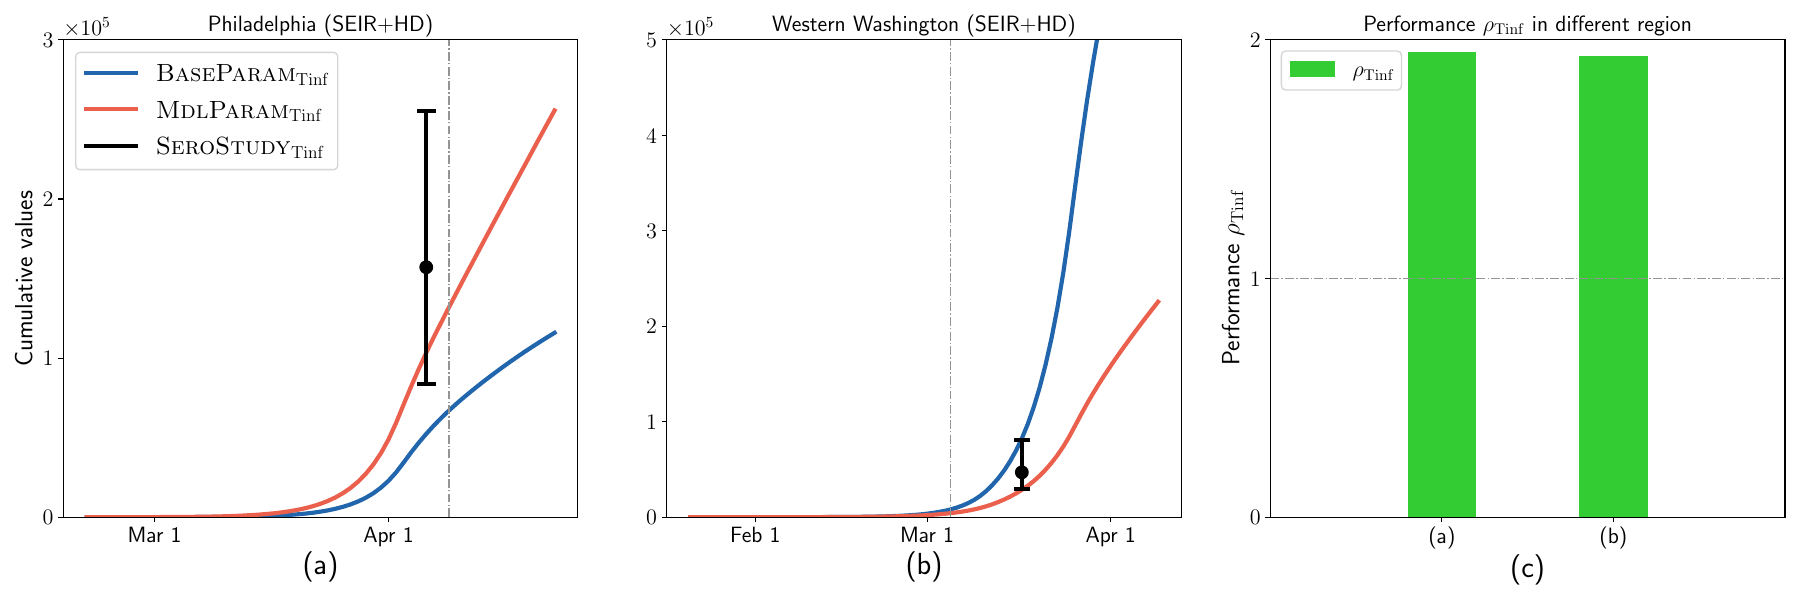

Recreate this plot in Python.
from mpl_toolkits.axes_grid1.inset_locator import mark_inset
import matplotlib.pyplot as plt
import matplotlib.ticker
import matplotlib as mpl
from matplotlib import rcParams
mpl.rcParams['text.usetex'] = True
mpl.rcParams['text.latex.preamble'] = [r'\usepackage{amsmath}']
import pandas as pd
import numpy as np
import math

if __name__ == "__main__":

    RMSE = []

    figure = plt.figure(figsize=(18,6))

    ### Philadelphia Metro Area

    future = 14
    
    DataFile = pd.read_csv("Philadelphia/data.csv")
    ReportedSum = [0,0,0,0,0,0,0,0,0,0,0,0,0,0]+DataFile["cases"][0:35+future].to_list()
    Date = ['2021-02-21','2021-02-22','2021-02-23','2021-02-24','2021-02-25','2021-02-26','2021-02-27','2021-02-28','2021-02-29','2021-03-01','2021-03-02','2021-03-03','2021-03-04','2021-03-05'] + DataFile["date"][0:35+future].to_list()
    X = range(len(Date))

    Reported = []
    Reported.append(ReportedSum[0])
    for counter in range(1,len(ReportedSum)):
        Reported.append(ReportedSum[counter] - ReportedSum[counter-1])
    Reported = np.array(Reported)

    XNumber = [9,40]
    XDate = []
    for DateNow in XNumber:
        XDate.append(Date[DateNow])
    XDate = ["Mar 1","Apr 1"]
    
    DataFile = pd.read_csv("Philadelphia/result-original.csv")
    DataSelected = DataFile[(DataFile[".id"] == "median")]
    ReportedP = np.array(DataSelected["D_new_reported"].to_list()[:49+future])
    UnreportedP = np.array(DataSelected["D_new_unreported"].to_list()[:49+future])
    SymptomP = np.array(DataSelected["Is"].to_list()[:49+future]) + np.array(DataSelected["Im"].to_list()[:49+future])

    DataFile = pd.read_csv("Philadelphia/result.csv")
    DataSelected = DataFile[(DataFile[".id"] == "median")]
    ReportedPP = np.array(DataSelected["D_new_reported"].to_list()[:49+future])
    UnreportedPP = np.array(DataSelected["D_new_unreported"].to_list()[:49+future])
    SymptomPP = np.array(DataSelected["Is"].to_list()[:49+future]) + np.array(DataSelected["Im"].to_list()[:49+future])
   
    ax = plt.subplot(1,3,1)
    
    ax.set_title("Philadelphia (SEIR+HD)", fontsize=16)
    
    ax.plot(X,np.cumsum(ReportedP+UnreportedP),label=r'\textsc{BaseParam}'+r'$_{\mathrm{Tinf}}$',linewidth=3,color='#2166AC')
    ax.plot(X,np.cumsum(ReportedPP+UnreportedPP),label=r'\textsc{MdlParam}'+r'$_{\mathrm{Tinf}}$',linewidth=3,color='#EA604D')

    ax.plot([45,45], [49101.39*1.7, 49101.39*5.2],linewidth=3,color='#000000',label=r'\textsc{SeroStudy}'+r'$_{\mathrm{Tinf}}$')
    ax.scatter([45],[49101.39*3.2],s=80,color='#000000')
    ax.plot([44,46], [49101.39*1.7, 49101.39*1.7],linewidth=3,color='#000000')
    ax.plot([44,46], [49101.39*5.2, 49101.39*5.2],linewidth=3,color='#000000')

    RMSE.append(np.linalg.norm(np.cumsum(ReportedP+UnreportedP)[45]-49101.39*3.2)/np.linalg.norm(np.cumsum(ReportedPP+UnreportedPP)[45]-49101.39*3.2))

    ax.axvline(x = 48,color='#929591',linewidth=1,linestyle="dashdot")

    ax.set_xlabel('(a)', fontsize=22)
    ax.set_ylabel('Cumulative values', fontsize=18)

    ax.set_xticks(XNumber)
    ax.set_xticklabels(XDate)
    ax.xaxis.set_tick_params(labelsize=16)
    ax.set_yticks([0,100000,200000,300000])
    ax.yaxis.set_tick_params(labelsize=16)
    mf = matplotlib.ticker.ScalarFormatter(useMathText=True)
    mf.set_powerlimits((-2,2))
    ax.yaxis.set_major_formatter(mf)
    ax.yaxis.get_offset_text().set(size=16)
    ax.set_ylim(0,300000)

    ax.legend(fontsize=18,loc=2)
    plt.tight_layout()
    
    ### Western Washington

    future = 35
    
    DataFile = pd.read_csv("Washington/data.csv")
    ReportedSum = DataFile["cases"][0:45+future].to_list()
    Date = DataFile["date"][0:45+future].to_list()
    X = range(len(Date))

    Reported = []
    Reported.append(ReportedSum[0])
    for counter in range(1,len(ReportedSum)):
        Reported.append(ReportedSum[counter] - ReportedSum[counter-1])
    Reported = np.array(Reported)

    XNumber = [11,40,71]
    XDate = []
    for DateNow in XNumber:
        XDate.append(Date[DateNow])
    XDate = ["Feb 1","Mar 1","Apr 1"]
    
    DataFile = pd.read_csv("Washington/result-original.csv")
    DataSelected = DataFile[(DataFile[".id"] == "median")]
    ReportedP = np.array(DataSelected["D_new_reported"].to_list()[:45+future])
    UnreportedP = np.array(DataSelected["D_new_unreported"].to_list()[:45+future])
    SymptomP = np.array(DataSelected["Is"].to_list()[:45+future]) + np.array(DataSelected["Im"].to_list()[:45+future])

    DataFile = pd.read_csv("Washington/result.csv")
    DataSelected = DataFile[(DataFile[".id"] == "median")]
    ReportedPP = np.array(DataSelected["D_new_reported"].to_list()[:45+future])
    UnreportedPP = np.array(DataSelected["D_new_unreported"].to_list()[:45+future])
    SymptomPP = np.array(DataSelected["Is"].to_list()[:45+future]) + np.array(DataSelected["Im"].to_list()[:45+future])
      
    ax = plt.subplot(1,3,2)
    
    ax.set_title("Western Washington (SEIR+HD)", fontsize=16)
    
    ax.plot(X,np.cumsum(ReportedP+UnreportedP),label=r'\textsc{BaseParam}'+r'$_{\mathrm{Tinf}}$',linewidth=3,color='#2166AC')
    ax.plot(X,np.cumsum(ReportedPP+UnreportedPP),label=r'\textsc{MdlParam}'+r'$_{\mathrm{Tinf}}$',linewidth=3,color='#EA604D')
    
    ax.plot([56,56], [42735.48*0.7, 42735.48*1.9],linewidth=3,color='#000000',label=r'\textsc{SeroStudy}'+r'$_{\mathrm{Tinf}}$')
    ax.scatter([56],[42735.48*1.1],s=80,color='#000000')
    ax.plot([55,57], [42735.48*0.7, 42735.48*0.7],linewidth=3,color='#000000')
    ax.plot([55,57], [42735.48*1.9, 42735.48*1.9],linewidth=3,color='#000000')

    RMSE.append(np.linalg.norm(np.cumsum(ReportedP+UnreportedP)[56]-42735.48*1.1)/np.linalg.norm(np.cumsum(ReportedPP+UnreportedPP)[56]-42735.48*1.1))

    ax.axvline(x = 44,color='#929591',linewidth=1,linestyle="dashdot")

    ax.set_xlabel('(b)', fontsize=22)
    #ax.set_ylabel('Cumulative values', fontsize=16)

    ax.set_xticks(XNumber)
    ax.set_xticklabels(XDate)
    ax.xaxis.set_tick_params(labelsize=16)
    ax.set_yticks([0,100000,200000,300000,400000,500000])
    ax.yaxis.set_tick_params(labelsize=16)
    mf = matplotlib.ticker.ScalarFormatter(useMathText=True)
    mf.set_powerlimits((-2,2))
    ax.yaxis.set_major_formatter(mf)
    ax.yaxis.get_offset_text().set(size=16)
    ax.set_ylim(0,500000)

    plt.tight_layout()
    
    plt.subplot(1,3,3)

    print (RMSE)

    plt.bar([1,2],np.array(RMSE),width=0.4,label=r'$\rho_{\mathrm{Tinf}}$',color='#33CC33')
    
    plt.xticks([1,2],['(a)','(b)'], fontsize=16)
    plt.yticks([0,1,2],fontsize=16)
    plt.ylim(0,2)

    mf = matplotlib.ticker.ScalarFormatter(useMathText=True)
    mf.set_powerlimits((-2,2))
    plt.gca().yaxis.set_major_formatter(mf)
    plt.gca().yaxis.get_offset_text().set(size=16)

    plt.axhline(y = 1,color='#929591',linewidth=1,linestyle="dashdot")
    
    plt.xlim(0,3)
    plt.xlabel('(c)', fontsize=22)
    plt.ylabel('\nPerformance '+r'$\rho_{\mathrm{Tinf}}$', fontsize=18)
    plt.title('Performance '+r'$\rho_{\mathrm{Tinf}}$'+' in different region', fontsize=16)
    plt.legend(fontsize=16,loc=2)

    plt.tight_layout()

    plt.savefig('Serological.pdf')
    plt.show()
